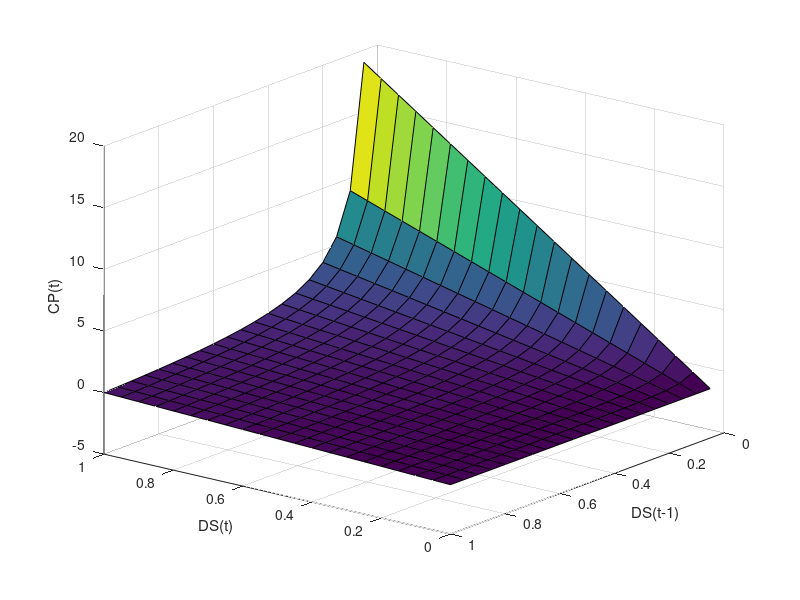

MATLAB code to generate this figure:
% DS(KS, SR)
[KS, SR] = meshgrid(0:1/20:1);
DS = (1 - KS) .* (1 - SR);
surf(KS, SR, DS);
xlabel('KS')
ylabel('SR')
zlabel('DS')
view([-36.81 20.44])

%DStx(DSn, DSor)
[DSn, DSOr] = meshgrid(0:1/20:1);
DStx = (1 - DSn) .* DSOr;
surf(DSn, DSOr, DStx);
xlabel('DSn')
ylabel('DSOr')
zlabel('DStx')
view([-121.61 19.42])

%CPt
[DSt, DStm1] = meshgrid(0:1/20:1);
CPt = (DSt - DStm1) ./ DStm1;
surf(DSt, DStm1, CPt);
xlabel('DS(t)')
ylabel('DS(t-1)')
zlabel('CP(t)')
view([-141.7 22.7])
